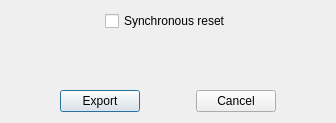
<?xml version="1.0" encoding="UTF-8"?>
<ui version="4.0">
 <class>ExportVerilogDlg</class>
 <widget class="QDialog" name="ExportVerilogDlg">
  <property name="geometry">
   <rect>
    <x>0</x>
    <y>0</y>
    <width>336</width>
    <height>123</height>
   </rect>
  </property>
  <property name="windowTitle">
   <string>Verilog Export Options</string>
  </property>
  <layout class="QVBoxLayout">
   <item>
    <layout class="QHBoxLayout">
     <item>
      <spacer>
       <property name="orientation">
        <enum>Qt::Horizontal</enum>
       </property>
       <property name="sizeType">
        <enum>QSizePolicy::Expanding</enum>
       </property>
       <property name="sizeHint" stdset="0">
        <size>
         <width>48</width>
         <height>20</height>
        </size>
       </property>
      </spacer>
     </item>
     <item>
      <layout class="QVBoxLayout">
       <item>
        <widget class="QCheckBox" name="cb_synchreset">
         <property name="text">
          <string>Synchronous reset</string>
         </property>
        </widget>
       </item>
      </layout>
     </item>
     <item>
      <spacer>
       <property name="orientation">
        <enum>Qt::Horizontal</enum>
       </property>
       <property name="sizeType">
        <enum>QSizePolicy::Expanding</enum>
       </property>
       <property name="sizeHint" stdset="0">
        <size>
         <width>48</width>
         <height>20</height>
        </size>
       </property>
      </spacer>
     </item>
    </layout>
   </item>
   <item>
    <spacer>
     <property name="orientation">
      <enum>Qt::Vertical</enum>
     </property>
     <property name="sizeType">
      <enum>QSizePolicy::Expanding</enum>
     </property>
     <property name="sizeHint" stdset="0">
      <size>
       <width>20</width>
       <height>20</height>
      </size>
     </property>
    </spacer>
   </item>
   <item>
    <layout class="QHBoxLayout">
     <item>
      <spacer>
       <property name="orientation">
        <enum>Qt::Horizontal</enum>
       </property>
       <property name="sizeType">
        <enum>QSizePolicy::Expanding</enum>
       </property>
       <property name="sizeHint" stdset="0">
        <size>
         <width>40</width>
         <height>20</height>
        </size>
       </property>
      </spacer>
     </item>
     <item>
      <widget class="QPushButton" name="pb_export">
       <property name="text">
        <string>Export</string>
       </property>
       <property name="default">
        <bool>true</bool>
       </property>
      </widget>
     </item>
     <item>
      <spacer>
       <property name="orientation">
        <enum>Qt::Horizontal</enum>
       </property>
       <property name="sizeType">
        <enum>QSizePolicy::Expanding</enum>
       </property>
       <property name="sizeHint" stdset="0">
        <size>
         <width>20</width>
         <height>16</height>
        </size>
       </property>
      </spacer>
     </item>
     <item>
      <widget class="QPushButton" name="pb_cancel">
       <property name="text">
        <string>Cancel</string>
       </property>
      </widget>
     </item>
     <item>
      <spacer>
       <property name="orientation">
        <enum>Qt::Horizontal</enum>
       </property>
       <property name="sizeType">
        <enum>QSizePolicy::Expanding</enum>
       </property>
       <property name="sizeHint" stdset="0">
        <size>
         <width>40</width>
         <height>20</height>
        </size>
       </property>
      </spacer>
     </item>
    </layout>
   </item>
  </layout>
 </widget>
 <layoutdefault spacing="6" margin="11"/>
 <resources/>
 <connections/>
</ui>
